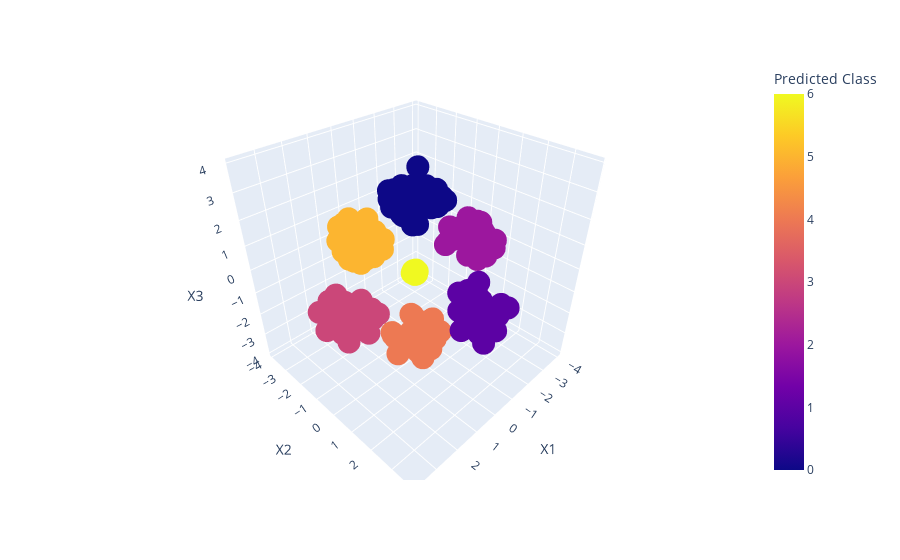

Notebook code for this chart:
### Code cell
import plotly.express as px
fig = px.scatter_3d(df_data1_features, x='X1', y='X2', z='X3',color='Predicted Class')
fig.show()

### Figure 1 — Plotly figure (JSON) as saved in the notebook; plotly's stock layout.template omitted (floating-point values rounded to 4 significant figures; data arrays with more than 128 entries replaced by an {"elided": "..."} marker saying what was removed)
{"data": [{"hovertemplate": "X1=%{x}<br>X2=%{y}<br>X3=%{z}<br>Predicted Class=%{marker.color}<extra></extra>", "legendgroup": "", "marker": {"color": {"elided": "212 int values"}, "coloraxis": "coloraxis", "symbol": "circle"}, "mode": "markers", "name": "", "scene": "scene", "showlegend": false, "type": "scatter3d", "x": {"elided": "212 float values"}, "y": {"elided": "212 float values"}, "z": {"elided": "212 float values"}}], "layout": {"coloraxis": {"colorbar": {"title": {"text": "Predicted Class"}}, "colorscale": [[0, "#0d0887"], [0.1111, "#46039f"], [0.2222, "#7201a8"], [0.3333, "#9c179e"], [0.4444, "#bd3786"], [0.5556, "#d8576b"], [0.6667, "#ed7953"], [0.7778, "#fb9f3a"], [0.8889, "#fdca26"], [1, "#f0f921"]]}, "legend": {"tracegroupgap": 0}, "margin": {"t": 60}, "scene": {"domain": {"x": [0, 1], "y": [0, 1]}, "xaxis": {"title": {"text": "X1"}}, "yaxis": {"title": {"text": "X2"}}, "zaxis": {"title": {"text": "X3"}}}}}
